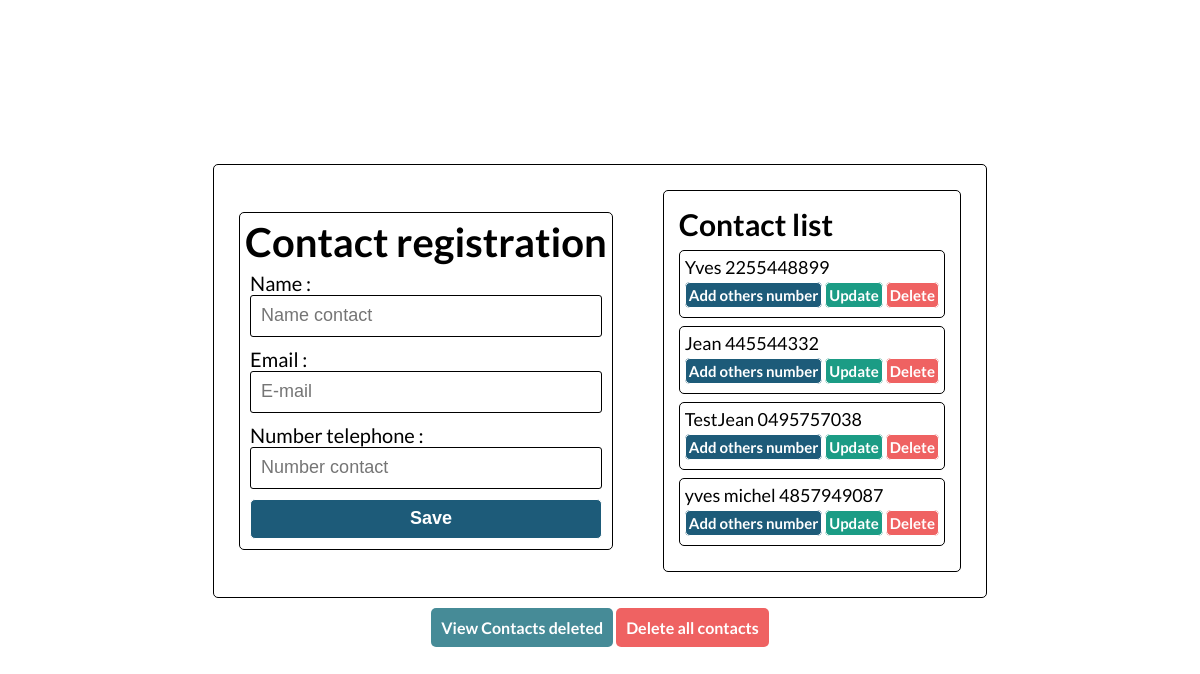
The page /contactManager/ on the database as committed earlier.
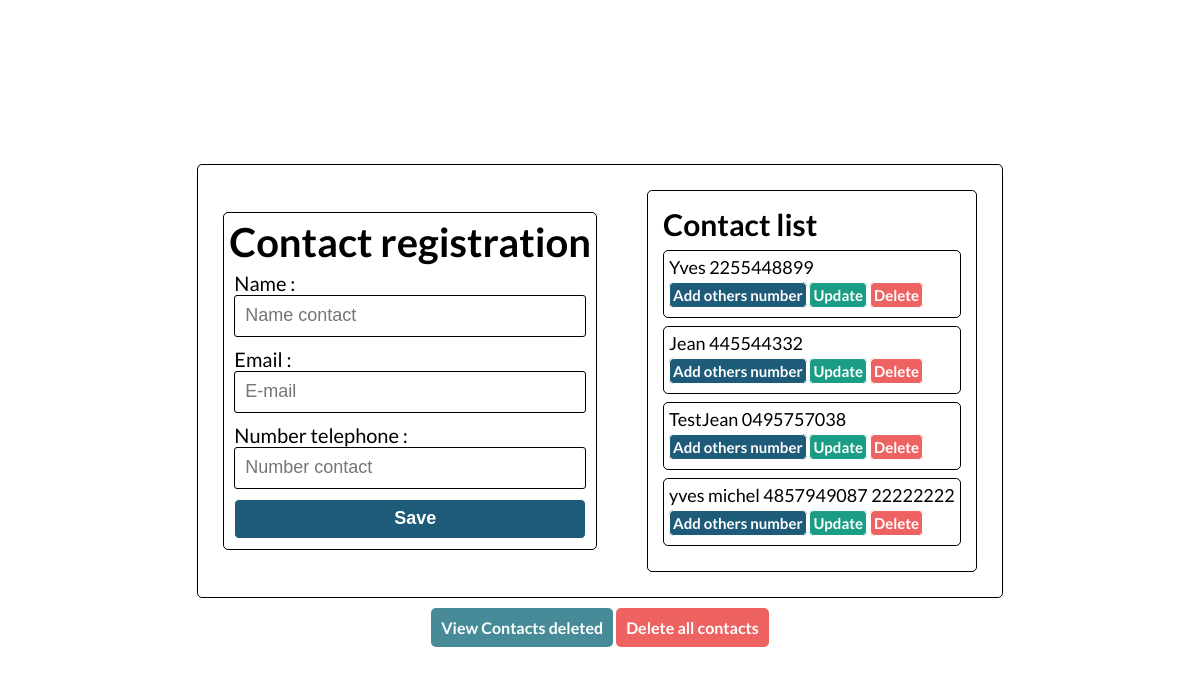
The same page on the database as committed later.
### managerContact/models.py (models this page shows, shortened)
class Person(models.Model):
    name_person = models.CharField(max_length=80)
    email = models.EmailField()
    date_creation = models.DateTimeField("Date creation")
    views = models.BooleanField(default=True)

class NumberTel(models.Model):
    person = models.ForeignKey(Person,  on_delete=models.CASCADE)
    other_number = models.CharField(max_length=100)
    def __str__(self) -> str:
        return self.other_number

### managerContact/views.py (the view)
# urls.py: path('' , views.IndexView.as_view() , name="index"),
class IndexView(generic.ListView):
    template_name = "managerContact/index.html"
    context_object_name = "persons"
    def get_queryset(self):
        return Person.objects.all().order_by("date_creation").filter(views=True)

### managerContact/templates/managerContact/index.html (shortened to what this page needs)
{% load static %}
<!doctype html>
<html lang="fr">
<head>
    <link rel="stylesheet" href="{% static 'managerContact/index.css' %}">
</head>
<body>
    <div id="main">
        <div id="section-top">
            <div id="left">
                <h1>Contact registration</h1>
                <form method="POST" action="{% url 'managerContact:addPerson' %}">
                    <div id="input-contact">
                        <label>Name : </label>
                        <input type="text" id="name_person" required="" name="name_person" placeholder="Name contact" />
                    </div>
                    <div id="input-contact">
                        <label>Email : </label>
                        <input type="email" name="email" required="" placeholder="E-mail" />
                    </div>
                    <div id="input-contact">
                        <label>Number telephone : </label>
                        <input type="text" name="number_tel" required="" placeholder="Number contact" />
                    </div>
                    <div id="input-contact">
                        <input type="submit" value="Save" />
                    </div>
                </form>
            </div>
            <div id="right">
                <div id="info-list">
                    {% if persons %}
                    <h1>Contact list</h1>
                    {% for person in persons %}
                        <div id="contact-bloc">
                            <div id="props">
                                {{person.name_person}}
                                {% for number in person.numbertel_set.all %}
                                    {{number}}
                                {% endfor %}
                            </div>
                            <div id="options">
                                <a id="addNumber" href="{% url 'managerContact:addNumber' person.id %}">Add others number</a>
                                <a id="updateContact" href="{% url 'managerContact:updateContact' person.id %}">Update</a>
                                <a id="removeContact" href="{% url 'managerContact:removeContact' person.id %}">Delete</a>
                            </div>
                        </div>
                    {% endfor %}
                    {% else %}
                        <div id="not-contact">No contacts in database</div>
                    {% endif %}
                </div>
            </div>
        </div>
    </div>
    <div id="linkBottom">
        <a id="viewContactDeleted" href="{% url 'managerContact:ContactDeletedView' %}">View Contacts deleted</a>
        <a id="deleteAllContact" href="{% url 'managerContact:removeAll' %}">Delete all contacts</a>
    </div>
</body>
</html>

### managerContact/static/managerContact/index.css (style rules this page uses)
* { margin: 0; padding: 0; }
html , body { display: flex; flex-direction: column; justify-content: center; align-items: center; height: 100vh; font-family: Lato, sans-serif; }
#main { border:solid 1px black; padding:15px; border-radius: 5px; font-size: 20px; display: flex; flex-direction: row; }
#main #section-top { padding: 10px; display: flex; flex-direction: row; align-items: center; gap: 50px; }
#main #section-top #left { border: solid 1px; border-radius: 5px; padding: 5px; }
#main #section-top #left form #input-contact { display: flex; flex-direction: column; padding: 5px; }
#main #section-top #left form #input-contact input { height: 40px; font-size: 18px; padding-left: 10px; border: solid 1px; border-radius: 3px; }
#main #section-top #left form #input-contact input[type="submit"] { height: 40px; font-size: 18px; font-weight: bold; color:white; background-color: #1D5B79; border-radius: 5px; cursor:pointer; }
#main #section-top #right #info-list { font-size: 15px; border: solid 1px; border-radius: 5px; padding: 15px; height: 350px; overflow-y: scroll; display: flex; flex-direction: column; gap: 8px; }
#main #section-top #right #info-list #contact-bloc { border-radius: 5px; }
#main #section-top #right #info-list #contact-bloc #props { font-size: 18px; }
#main #section-top #right #info-list #contact-bloc #options { margin-top: 8px; margin-bottom: 8px; }
#main #section-top #right #info-list #contact-bloc #addNumber { border:solid 1px; border-radius: 5px; text-decoration: none; padding: 3px; background-color: #1D5B79; color:white; font-weight: bold; }
#main #section-top #right #info-list #contact-bloc #updateContact { border:solid 1px; border-radius: 5px; text-decoration: none; padding: 3px; background-color: #1B9C85; color:white; font-weight: bold; }
#main #section-top #right #info-list #contact-bloc #removeContact { border:solid 1px; border-radius: 5px; text-decoration: none; padding: 3px; background-color: #EF6262; color:white; font-weight: bold; }
#main #section-top #right #contact-bloc { border:solid 1px; padding: 5px; }
#linkBottom { margin-top: 20px; }
#viewContactDeleted { background-color: #468B97; padding:10px; border-radius: 5px; font-weight: bold; color:white; text-decoration: none; cursor: pointer; }
#deleteAllContact { background-color: #EF6262; padding:10px; border-radius: 5px; font-weight: bold; color:white; text-decoration: none; cursor: pointer; }

Rows that differ between the two databases and show on the page:
added NumberTel: other_number "22222222", shown under Person "yves michel"
